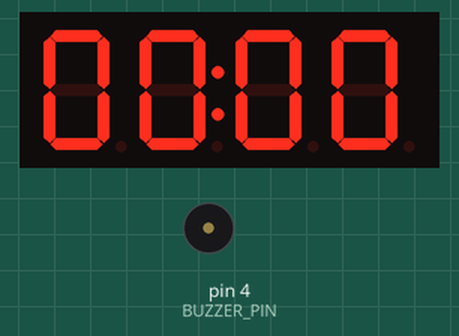
A sketch run on a simulated Arduino Uno, built with avr-gcc and run on an emulated ATmega328P. On the bench: 4-digit seven-segment display, buzzer (waves = sounding).

Above: at 0.1 s.
At 60.3 s:
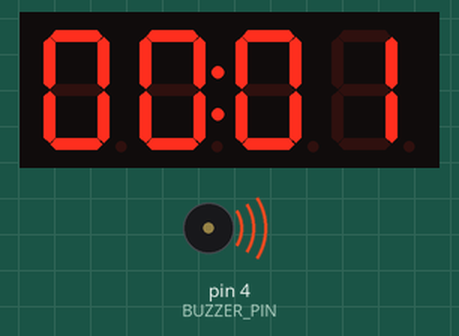
At 60.8 s:
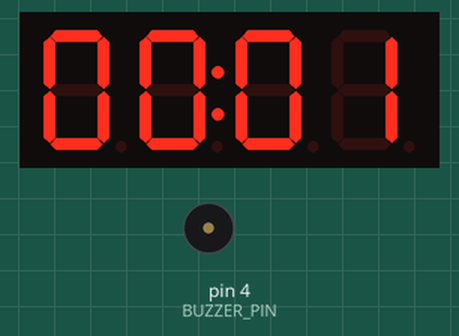
At 120.6 s:
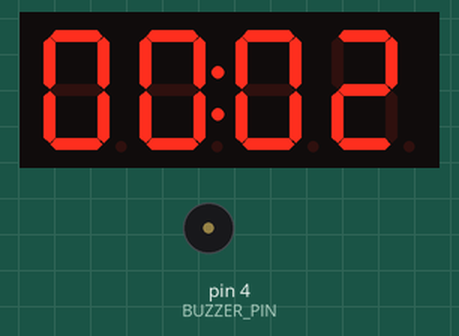
Timing chart, 0 to 122.1 s (numbered marks = the images above):
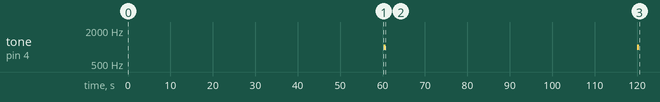

The sketch:

test_7s_et_buzzer_horraire.ino
```cpp
#include <Arduino.h>
#include <TM1637Display.h>

// Définition des broches
#define CLK 2
#define DIO 3
#define BUZZER_PIN 4

TM1637Display display(CLK, DIO);

int lastMinute = -1;

void setup() {
  display.setBrightness(0x0f); // Luminosité max
  pinMode(BUZZER_PIN, OUTPUT);

  // Note : Sur Teensy 4.0, l'heure interne démarre à 00:00 au boot
  // à moins d'utiliser la RTC interne avec une pile.
}

void loop() {
  // Récupération du temps écoulé depuis le démarrage
  unsigned long totalSeconds = millis() / 1000;
  int minutes = (totalSeconds / 60) % 60;
  int hours = (totalSeconds / 3600) % 24;

  // Formatage de l'heure (HHMM)
  int displayValue = (hours * 100) + minutes;

  // Affichage avec les deux points centraux (selon le module)
  display.showNumberDecEx(displayValue, 0b01000000, true);

  // Détection du changement de minute
  if (minutes != lastMinute) {
    if (lastMinute != -1) { // Évite de biper au premier démarrage
      bipBuzzer();
    }
    lastMinute = minutes;
  }

  delay(1000); // Mise à jour chaque seconde
}

void bipBuzzer() {
  digitalWrite(BUZZER_PIN, HIGH);
  Serial.println("Bip ! (1000 Hz)");
  tone(BUZZER_PIN, 1000); // Émet un son à 1000 Hz
  delay(500); // Durée du bip
  digitalWrite(BUZZER_PIN, LOW);
  Serial.println("Silence...");
  noTone(BUZZER_PIN);     // Arrête le son
}
```

Measured:
- by itself, tone on pin 4 (BUZZER_PIN): alternates 1000 Hz for 0.50 s and silent for 59.2 s
- what the display in image 1 shows lasts 59.7 s, from 60.3 s to 120.0 s
